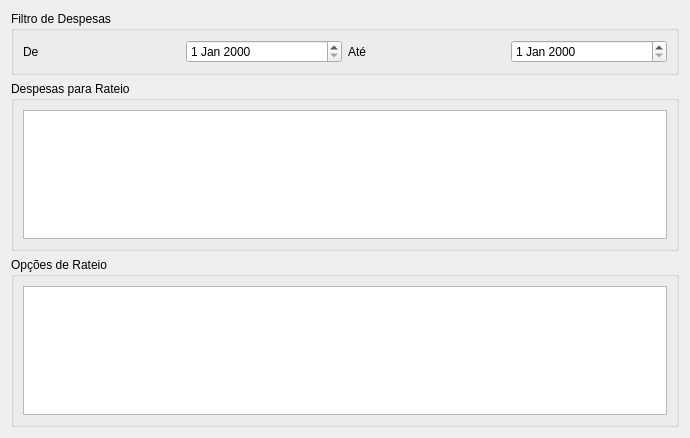
<?xml version="1.0" encoding="UTF-8"?>
<ui version="4.0">
 <class>FormRateio</class>
 <widget class="QWidget" name="FormRateio">
  <property name="geometry">
   <rect>
    <x>0</x>
    <y>0</y>
    <width>690</width>
    <height>438</height>
   </rect>
  </property>
  <property name="windowTitle">
   <string>Form</string>
  </property>
  <layout class="QVBoxLayout" name="verticalLayout_2">
   <item>
    <widget class="QGroupBox" name="groupBox">
     <property name="title">
      <string>Filtro de Despesas</string>
     </property>
     <layout class="QHBoxLayout" name="horizontalLayout">
      <item>
       <widget class="QLabel" name="label">
        <property name="text">
         <string>De</string>
        </property>
       </widget>
      </item>
      <item>
       <widget class="QDateEdit" name="dataIni"/>
      </item>
      <item>
       <widget class="QLabel" name="label_2">
        <property name="text">
         <string>Até</string>
        </property>
       </widget>
      </item>
      <item>
       <widget class="QDateEdit" name="dataFim"/>
      </item>
     </layout>
    </widget>
   </item>
   <item>
    <widget class="QGroupBox" name="groupBox_2">
     <property name="title">
      <string>Despesas para Rateio</string>
     </property>
     <layout class="QVBoxLayout" name="verticalLayout">
      <item>
       <widget class="QTableWidget" name="despesas"/>
      </item>
     </layout>
    </widget>
   </item>
   <item>
    <widget class="QGroupBox" name="groupBox_3">
     <property name="title">
      <string>Opções de Rateio</string>
     </property>
     <layout class="QVBoxLayout" name="verticalLayout_3">
      <item>
       <widget class="QTableWidget" name="rateios"/>
      </item>
     </layout>
    </widget>
   </item>
  </layout>
 </widget>
 <resources/>
 <connections/>
</ui>
